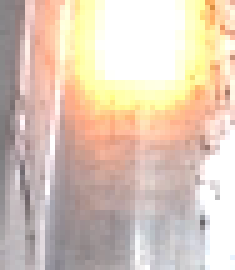
#> input picture sample_img/green.png, 47 x 54 px (shown 5 times larger); its folder holds 7 pictures in this run
$ python 3.py
#> lines starting #> are read from the running program, lines starting #| are printed output that depends on the picture
import cv2
import numpy as np
import os

def load_image(image_path):
    """画像を読み込む"""
    if not os.path.exists(image_path):
        print(f"エラー: ファイルが見つかりません: {image_path}")
        return None

    image = cv2.imread(image_path)
    if image is None:
        print(f"エラー: 画像を読み込めませんでした: {image_path}")
        return None

    print(f"画像を読み込みました: {image_path}")
    print(f"画像サイズ: {image.shape[1]} x {image.shape[0]}")
    return image

def analyze_lamp_color(image):
    """ランプの色を分析する"""
    if image is None:
        return None

    # BGR から HSV 色空間に変換
    hsv = cv2.cvtColor(image, cv2.COLOR_BGR2HSV)

    # 色の範囲を定義 (HSV)
    color_ranges = {
        '赤': [
            # 赤色は HSV で 0-10 と 170-180 の範囲にある
            (np.array([0, 50, 50]), np.array([10, 255, 255])),      # 赤色下限
            (np.array([170, 50, 50]), np.array([180, 255, 255]))    # 赤色上限
        ],
        'オレンジ': [
            (np.array([11, 50, 50]), np.array([25, 255, 255]))      # オレンジ色
        ],
        '緑': [
            (np.array([40, 50, 50]), np.array([80, 255, 255]))      # 緑色
        ]
    }

    color_pixels = {}
    masks = {}

    for color_name, ranges in color_ranges.items():
        total_mask = np.zeros(hsv.shape[:2], dtype=np.uint8)

        for lower, upper in ranges:
            mask = cv2.inRange(hsv, lower, upper)
            total_mask = cv2.bitwise_or(total_mask, mask)

        masks[color_name] = total_mask
        pixel_count = cv2.countNonZero(total_mask)
        color_pixels[color_name] = pixel_count

        print(f"{color_name}のピクセル数: {pixel_count}")

    return color_pixels, masks

# [16 lines left out: function determine_lamp_color, not called in this run]

def analyze_brightness(image):
    """画像の明度を分析してランプが点灯しているかチェック"""
    if image is None:
        return False, 0

    # グレースケールに変換
    gray = cv2.cvtColor(image, cv2.COLOR_BGR2GRAY)

    # 平均明度を計算
    mean_brightness = np.mean(gray)

    # 最大明度を計算
    max_brightness = np.max(gray)

    print(f"平均明度: {mean_brightness:.2f}")
    print(f"最大明度: {max_brightness}")

    # 明度が一定以上なら点灯していると判定
    brightness_threshold = 100  # 調整可能な閾値
    is_bright = mean_brightness > brightness_threshold

    return is_bright, mean_brightness

# [27 lines left out: function display_analysis, not called in this run]

def analyze_single_image(image_path, expected_color):
    """単一画像で期待される色の含有率を分析"""
    print(f"\n{expected_color}の分析中...")
    print("-" * 30)

    image = load_image(image_path)
    if image is None:
        return None

    # 色分析
    color_pixels, masks = analyze_lamp_color(image)
    if not color_pixels:
        return None

    # 期待される色のピクセル数を取得
    expected_pixels = color_pixels.get(expected_color, 0)
    total_pixels = sum(color_pixels.values())

    if total_pixels > 0:
        percentage = (expected_pixels / total_pixels) * 100
    else:
        percentage = 0

    # 明度分析
    is_bright, brightness = analyze_brightness(image)

    result = {
        'file_name': os.path.basename(image_path),
        'expected_color': expected_color,
        'expected_pixels': expected_pixels,
        'total_color_pixels': total_pixels,
        'percentage': percentage,
        'is_bright': is_bright,
        'brightness': brightness,
        'all_colors': color_pixels
    }

    print(f"期待色({expected_color})のピクセル数: {expected_pixels}")
    print(f"全色ピクセル数: {total_pixels}")
    print(f"期待色の割合: {percentage:.1f}%")
    print(f"明度: {brightness:.2f} ({'点灯' if is_bright else '消灯'})")

    return result

def comprehensive_judgment(results):
    """総合的な判定を行う"""
    if not results or len(results) != 3:
        return "判定不可", "分析結果が不完全です"

    print("\n" + "=" * 50)
    print("🔍 総合判定")
    print("=" * 50)

    # 各ファイルの結果を評価
    scores = {}
    threshold = 30.0  # 期待色の最小割合閾値（調整可能）
    brightness_threshold = 80.0  # 明度閾値

    for result in results:
        color = result['expected_color']
        percentage = result['percentage']
        brightness = result['brightness']

        # スコア計算（期待色割合 + 明度ボーナス）
        score = percentage
        if brightness > brightness_threshold:
            score += 10  # 明度ボーナス

        scores[color] = {
            'score': score,
            'percentage': percentage,
            'brightness': brightness,
            'meets_threshold': percentage >= threshold
        }

        print(f"{color}ファイル:")
        print(f"  期待色割合: {percentage:.1f}%")
        print(f"  明度: {brightness:.2f}")
        print(f"  スコア: {score:.1f}")
        print(f"  閾値クリア: {'✓' if percentage >= threshold else '✗'}")
        print()

    # 最高スコアの色を判定
    best_color = max(scores.items(), key=lambda x: x[1]['score'])
    color_name, color_data = best_color

    # 判定理由を生成
    reasons = []

    if color_data['meets_threshold']:
        reasons.append(f"{color_name}の含有率が{color_data['percentage']:.1f}%で閾値({threshold}%)を超過")

    if color_data['brightness'] > brightness_threshold:
        reasons.append(f"十分な明度({color_data['brightness']:.1f})を検出")

    # 他の色との比較
    other_colors = [c for c in scores.keys() if c != color_name]
    for other_color in other_colors:
        if scores[other_color]['percentage'] < threshold:
            reasons.append(f"{other_color}は含有率{scores[other_color]['percentage']:.1f}%で閾値未満")

    # 最終判定
    if color_data['meets_threshold']:
        judgment = color_name
        confidence = min(95, color_data['score'])  # 最大95%
    else:
        judgment = "不明"
        confidence = 0
        reasons = ["すべての色が閾値を下回りました"]

    return judgment, confidence, reasons

def main():
    """メイン関数"""
    print("ランプ色総合判定ツール")
    print("=" * 50)
    print("green.png, orange.png, red.pngを分析して総合判定を行います")

    # 分析対象ファイルと期待色の定義
    target_files = [
        ("green.png", "緑"),
        ("orange.png", "オレンジ"),
        ("red.png", "赤")
    ]

    results = []

    # 各ファイルを分析
    for filename, expected_color in target_files:
        image_path = os.path.join("sample_img", filename)
        result = analyze_single_image(image_path, expected_color)
#> in load_image, image is the input picture: shape (54, 47, 3); mean B, G, R 184.2, 200.3, 219.4
#| 画像サイズ: 47 x 54
#> in analyze_lamp_color, `hsv = cv2.cvtColor(image, cv2.COLOR_BGR2HSV)`: hsv: shape (54, 47, 3); mean H, S, V 55.7, 40.1, 219.9
#> after the loop in analyze_lamp_color, `for color_name, ranges in color_ranges.items():`: total_mask: shape (54, 47); every value is 0
#> after the loop in analyze_lamp_color, `for color_name, ranges in color_ranges.items():`: color_pixels = {'赤': 381, 'オレンジ': 268, '緑': 0}; masks = 3 items
#> in analyze_single_image, `color_pixels, masks = analyze_lamp_color(image)`: color_pixels = {'赤': 381, 'オレンジ': 268, '緑': 0}; masks = 3 items
#> in analyze_single_image, `expected_pixels = color_pixels.get(expected_color, 0)`: expected_pixels = 0
#> in analyze_single_image, `total_pixels = sum(color_pixels.values())`: total_pixels = 649
#> in analyze_single_image, `percentage = (expected_pixels / total_pixels) * 100`: percentage = 0
#> in analyze_brightness, `gray = cv2.cvtColor(image, cv2.COLOR_BGR2GRAY)`:
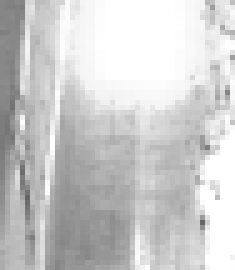
#> gray: shape (54, 47) (shown 5 times larger); min 102, max 255, mean 204.2
#> in analyze_brightness, `mean_brightness = np.mean(gray)`: mean_brightness = 204.2
#> in analyze_brightness, `max_brightness = np.max(gray)`: max_brightness = 255
#| 平均明度: 204.19
#| 最大明度: 255
#> in analyze_brightness, `is_bright = mean_brightness > brightness_threshold`: is_bright = True
#> in analyze_single_image, `is_bright, brightness = analyze_brightness(image)`: brightness = 204.2
#| 期待色(緑)のピクセル数: 0
#| 全色ピクセル数: 649
#| 期待色の割合: 0.0%
#| 明度: 204.19 (点灯)
#> result = 8 items
        if result:
            results.append(result)
        else:
            print(f"⚠️ {filename}の分析に失敗しました")
#> pass 2 of the loop in main, `for filename, expected_color in target_files:`:
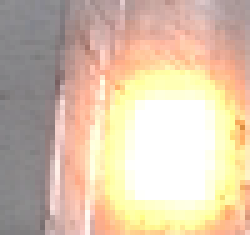
#> input picture sample_img/orange.png, 50 x 47 px (shown 5 times larger)
#> in load_image, image is the input picture: shape (47, 50, 3); mean B, G, R 171.3, 195.1, 216.9
#| 画像サイズ: 50 x 47
#> hsv: shape (47, 50, 3); mean H, S, V 41.3, 49.6, 217.1
#> in analyze_brightness (call 2), `gray = cv2.cvtColor(image, cv2.COLOR_BGR2GRAY)`:
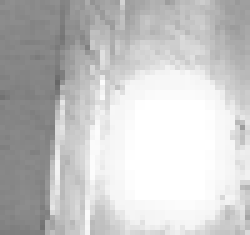
#> gray: shape (47, 50) (shown 5 times larger); min 103, max 255, mean 198.9
#> mean_brightness = 198.9
#| 平均明度: 198.92
#| 最大明度: 255
#| 期待色(オレンジ)のピクセル数: 337
#| 全色ピクセル数: 853
#| 期待色の割合: 39.5%
#| 明度: 198.92 (点灯)

    # 総合判定
    if results:
        judgment, confidence, reasons = comprehensive_judgment(results)
#> the loop in comprehensive_judgment, `for result in results:` made 3 passes
#> (color, percentage, brightness, score) on passes 1 to 3: ('緑', 0, 204.2, 10), ('オレンジ', 39.51, 198.9, 49.51), ('赤', 0, 182.2, 10)
#> (printed output is left out)
#> after the loop in comprehensive_judgment, `for result in results:`: scores = 3 items
#> in comprehensive_judgment, `color_name, color_data = best_color`: color_name = 'オレンジ'; color_data = {'score': 49.51, 'percentage': 39.51, 'brightness': 198.9, 'meets_threshold': True}
#> in comprehensive_judgment, `other_colors = [c for c in scores.keys() if c != color_name]`: other_colors = ['緑', '赤']
#> the loop in comprehensive_judgment, `for other_color in other_colors:` made 2 passes
#> after the loop in comprehensive_judgment, `for other_color in other_colors:`: reasons = ['オレンジの含有率が39.5%で閾値(30.0%)を超過', '十分な明度(198.9)を検出', '緑は含有率0.0%で閾値未満', '赤は含有率0.0%で閾値未満']
#> in comprehensive_judgment, `judgment = color_name`: judgment = 'オレンジ'
#> in comprehensive_judgment, `confidence = min(95, color_data['score'])`: confidence = 49.51
#> judgment = 'オレンジ'; confidence = 49.51

        print("🎯 最終判定結果:")
        print("-" * 30)
        print(f"判定色: {judgment}")
#| 判定色: オレンジ
        if judgment != "不明":
            print(f"信頼度: {confidence:.1f}%")
#| 信頼度: 49.5%
        print(f"\n判定理由:")
        for i, reason in enumerate(reasons, 1):
            print(f"  {i}. {reason}")
#> this loop made 4 passes
#> reason on passes 1 to 4: 'オレンジの含有率が39.5%で閾値(30.0%)を超過', '十分な明度(198.9)を検出', '緑は含有率0.0%で閾値未満', '赤は含有率0.0%で閾値未満'
#|   1. オレンジの含有率が39.5%で閾値(30.0%)を超過
#|   2. 十分な明度(198.9)を検出
#|   3. 緑は含有率0.0%で閾値未満
#|   4. 赤は含有率0.0%で閾値未満

        # サマリー表示
        print(f"\n📋 分析サマリー:")
        print("-" * 30)
        for result in results:
            status = "🟢" if result['percentage'] >= 30 else "🔴"
            print(f"{status} {result['file_name']}: {result['expected_color']} {result['percentage']:.1f}%")
#> this loop made 3 passes
#| 🔴 green.png: 緑 0.0%
#| 🟢 orange.png: オレンジ 39.5%
#| 🔴 red.png: 赤 0.0%

    else:
        print("❌ すべてのファイルの分析に失敗しました")

if __name__ == "__main__":
    main()
